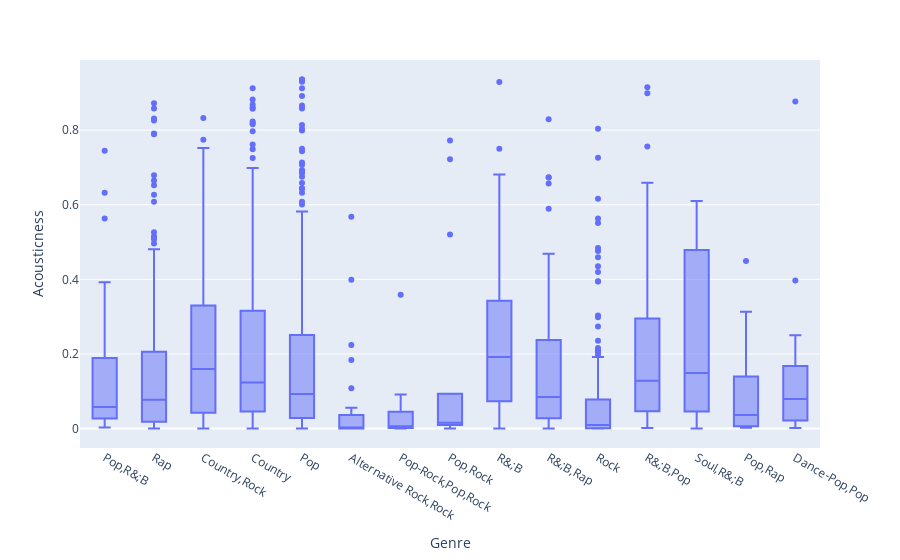

Source (notebook cell):
### Code cell
fig = px.box(filtered_df, x='Genre', y='Acousticness')
fig

### Figure 1 — Plotly figure (JSON) as saved in the notebook; plotly's stock layout.template omitted (floating-point values rounded to 4 significant figures; data arrays with more than 128 entries replaced by an {"elided": "..."} marker saying what was removed)
{"data": [{"alignmentgroup": "True", "hovertemplate": "Genre=%{x}<br>Acousticness=%{y}<extra></extra>", "legendgroup": "", "marker": {"color": "#636efa"}, "name": "", "notched": false, "offsetgroup": "", "orientation": "v", "showlegend": false, "type": "box", "x": {"elided": "1929 str values"}, "x0": " ", "xaxis": "x", "y": {"elided": "1929 float values"}, "y0": " ", "yaxis": "y"}], "layout": {"boxmode": "group", "legend": {"tracegroupgap": 0}, "margin": {"t": 60}, "xaxis": {"anchor": "y", "domain": [0, 1], "title": {"text": "Genre"}}, "yaxis": {"anchor": "x", "domain": [0, 1], "title": {"text": "Acousticness"}}}}
